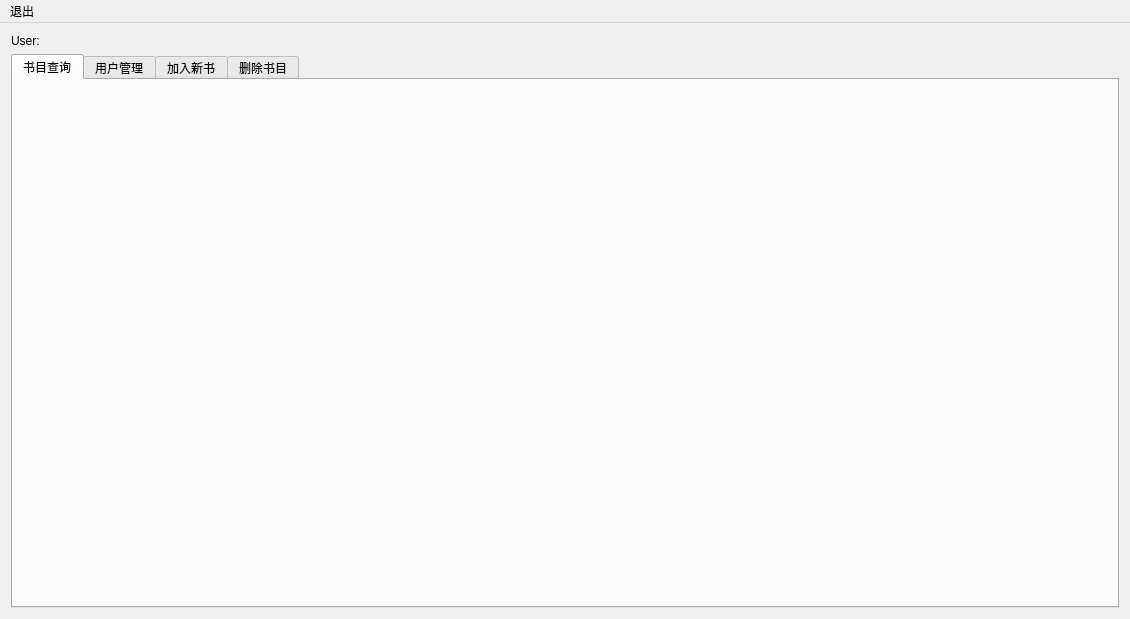
<?xml version="1.0" encoding="UTF-8"?>
<ui version="4.0">
 <class>AdminMainWindow</class>
 <widget class="QMainWindow" name="AdminMainWindow">
  <property name="geometry">
   <rect>
    <x>0</x>
    <y>0</y>
    <width>1130</width>
    <height>619</height>
   </rect>
  </property>
  <property name="windowTitle">
   <string>管理员</string>
  </property>
  <widget class="QWidget" name="centralWidget">
   <layout class="QGridLayout" name="gridLayout">
    <item row="0" column="0">
     <widget class="QLabel" name="userLabel">
      <property name="text">
       <string>User:</string>
      </property>
     </widget>
    </item>
    <item row="1" column="0">
     <widget class="QTabWidget" name="adminTabWidget">
      <property name="enabled">
       <bool>true</bool>
      </property>
      <property name="layoutDirection">
       <enum>Qt::LeftToRight</enum>
      </property>
      <property name="currentIndex">
       <number>0</number>
      </property>
      <widget class="BookQueryWidget" name="bookQueryTab">
       <attribute name="title">
        <string>书目查询</string>
       </attribute>
      </widget>
      <widget class="UserAdminWidget" name="userAdminTab">
       <attribute name="title">
        <string>用户管理</string>
       </attribute>
      </widget>
      <widget class="InsertBookWidget" name="insertBookTab">
       <attribute name="title">
        <string>加入新书</string>
       </attribute>
      </widget>
      <widget class="DeleteBookWidget" name="deleteBookTab">
       <attribute name="title">
        <string>删除书目</string>
       </attribute>
      </widget>
     </widget>
    </item>
   </layout>
  </widget>
  <widget class="QMenuBar" name="menuBar">
   <property name="geometry">
    <rect>
     <x>0</x>
     <y>0</y>
     <width>1130</width>
     <height>26</height>
    </rect>
   </property>
   <widget class="QMenu" name="adminExitMenu">
    <property name="title">
     <string>退出</string>
    </property>
    <addaction name="adminExitAction"/>
   </widget>
   <addaction name="adminExitMenu"/>
  </widget>
  <action name="adminExitAction">
   <property name="text">
    <string>退出</string>
   </property>
   <property name="shortcut">
    <string>Esc</string>
   </property>
  </action>
 </widget>
 <layoutdefault spacing="6" margin="11"/>
 <customwidgets>
  <customwidget>
   <class>BookQueryWidget</class>
   <extends>QWidget</extends>
   <header location="global">bookquerywidget.h</header>
   <container>1</container>
  </customwidget>
  <customwidget>
   <class>UserAdminWidget</class>
   <extends>QWidget</extends>
   <header location="global">useradminwidget.h</header>
   <container>1</container>
  </customwidget>
  <customwidget>
   <class>InsertBookWidget</class>
   <extends>QWidget</extends>
   <header location="global">insertbookwidget.h</header>
   <container>1</container>
  </customwidget>
  <customwidget>
   <class>DeleteBookWidget</class>
   <extends>QWidget</extends>
   <header location="global">deletebookwidget.h</header>
   <container>1</container>
  </customwidget>
 </customwidgets>
 <resources/>
 <connections/>
</ui>
